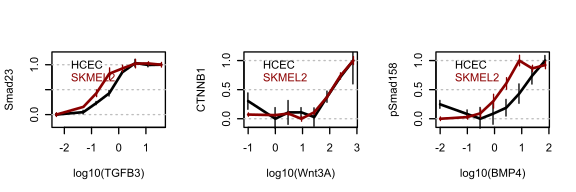

Write R code to recreate this figure.
######
# DOSE-RESPONSE CURVES for SKMEL2 and HCEC
######

library(Cairo)

celltypes  = c('HCEC','SKMEL2')
treatments = c('TGFB3','Wnt3A','BMP4')
jitter     = c(-.01,.01)
names(jitter) = celltypes

cols = c('black','darkred')
names(cols) = celltypes


CairoSVG( 'dose', width=6, height=2 )
par( mfrow=c(1,3) )




########### TGFB3 DOSE-RESPONSE ############



plate    = 'W:/2013_06_wnt_tgfb_crosstalk/TI03/TI03_summaryStats.csv'

allData  = read.table( plate, sep=',', header=T, stringsAsFactors=F )

treatments = c('TGFB3')
channel    = 2
marker     = 'marker.2'

for( treatment in treatments ){
  
  concentrations   = sort( unique(allData$concentration[allData$treatment==treatment]))
  readouts         = unique(allData[allData$treatment==treatment,c('marker.2')])
  readout          = readouts[readouts != '']
  feature          = paste('sum_nucleus.median',channel,sep='.')
  
  logUnits         = log10(concentrations)
  logUnits[is.infinite(logUnits)]  = min(logUnits[!is.infinite(logUnits)])-1
  
  plot( NA,NA, xlab=paste('log10(',treatment,')',sep=''), xaxt='n',
        ylab = readout, xlim=range(logUnits), ylim=c(-.2,1.2),yaxt='n')
  axis(2,at=c(0,.5,1))
  axis(1,at=seq(min(round(logUnits)),max(round(logUnits)),by=1))
  abline( h=.5, col='gray', lty=3 )
  abline( h=1, col='gray', lty=3 )
  abline( h=0, col='gray', lty=3 )
  
  
  for( celltype in celltypes ){
    
    dataSubset = allData[allData$celltype==celltype & allData$treatment==treatment, c(feature,'concentration')]
    
    dataSubset = dataSubset[order(dataSubset$concentration),]
    
    responses  = matrix(dataSubset[,feature],ncol=3,byrow=T)
    
    # Normalize to 0 - 1
    responses = responses - mean(responses[1,])
    responses = responses / mean(responses[dim(responses)[1],])
    
    means     = apply(responses,1,mean)
    sds       = apply(responses,1,sd)
    
    for( idx in 1:length(logUnits)){
      lines( rep(logUnits[idx],2)+jitter[celltype], means[idx] + c(-1,1)*sds[idx], col= cols[celltype] )
    }
    
    lines( logUnits, means, lwd=2, col= cols[celltype] )
  }
  legend('topleft',celltypes,text.col=cols[celltypes],bty='n')
}  







########### Wnt3A and BMP4 DOSE-RESPONSE ############




plates     = paste('W:/2013_06_wnt_tgfb_crosstalk/TI01/TI01.',1:2,'_summaryStats.csv',sep='')

allData    = read.table( plates[1], sep=',', header=T, stringsAsFactors=F )
allData    = rbind( allData, read.table( plates[2], sep=',', header=T, stringsAsFactors=F ))
treatments = c('Wnt3A','BMP4')


for( treatment in treatments ){
  
  concentrations   = sort( unique(allData$concentration[allData$treatment==treatment]))
  readouts         = unique(allData[allData$treatment==treatment,c('marker.2','marker.3')])
  markers          = names(readouts)[readouts != '']
  readout          = readouts[readouts != '']
  channel          = as.numeric(sub('marker.','',markers))
  feature          = paste('sum_nucleus.median',channel,sep='.')
  
  logUnits         = log10(concentrations)
  logUnits[is.infinite(logUnits)]  = min(logUnits[!is.infinite(logUnits)])-1
  
  plot( NA,NA, xlab=paste('log10(',treatment,')',sep=''), xaxt='n',
        ylab = readout, xlim=range(logUnits), ylim=c(-.1,1.1),yaxt='n')
  axis(2,at=c(0,.5,1))
  axis(1,at=seq(min(round(logUnits)),max(round(logUnits)),by=1))
  abline( h=.5, col='gray', lty=3 )
  abline( h=1, col='gray', lty=3 )
  abline( h=0, col='gray', lty=3 )
  
  
  for( celltype in celltypes ){
    
    dataSubset = allData[allData$celltype==celltype & allData$treatment==treatment, c(feature,'concentration')]
    
    dataSubset = dataSubset[order(dataSubset$concentration),]
    
    responses  = matrix(dataSubset[,feature],ncol=3,byrow=T)
    
    # Normalize to 0 - 1
    
    
    responses = responses - min(apply(responses,1,mean))
    responses = responses / max(apply(responses,1,mean))
    
    means     = apply(responses,1,mean)
    sds       = apply(responses,1,sd)
    
    for( idx in 1:length(logUnits)){
      lines( rep(logUnits[idx],2)+jitter[celltype], means[idx] + c(-1,1)*sds[idx], col= cols[celltype] )
    }
    
    lines( logUnits, means, lwd=2, col= cols[celltype] )
  }
  legend('topleft',celltypes,text.col=cols[celltypes],bty='n')
}  

dev.off()

